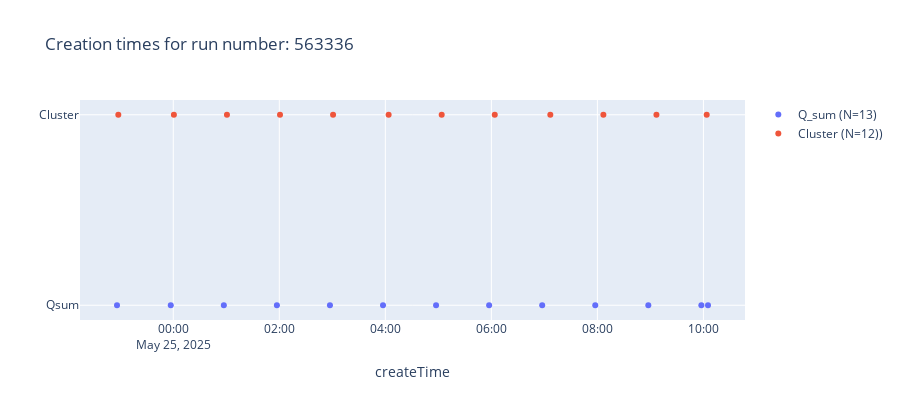
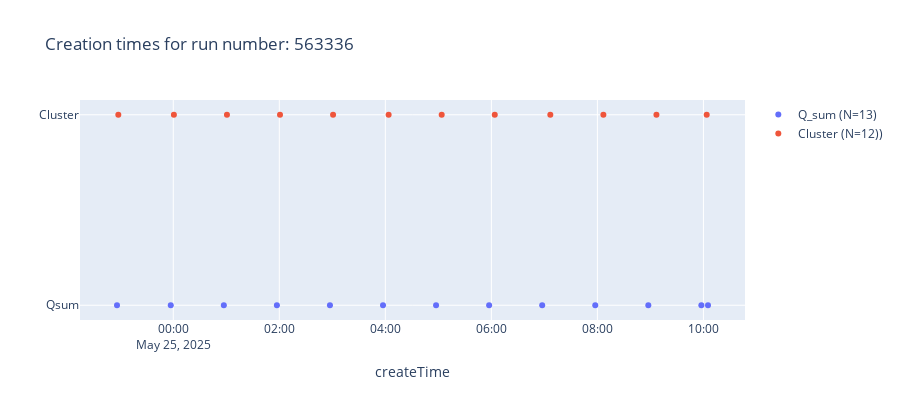
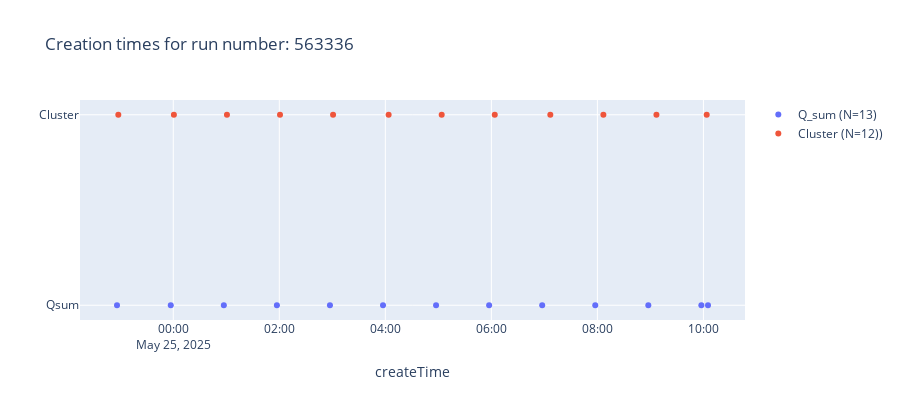

The notebook cell these images were saved under, in order:
### Markdown cell above
# Case 2 
### When N_Qsum > N_Cluster --> All clusters end up to remain, because of the overlap. --> We do a per Qsum scan for clusters.

### Code cell
import json 
import pandas as pd 
import os 
import math, os, sys, re
from pathlib import Path
from datetime import datetime

from array import array
import numpy as np
from tqdm.auto import tqdm 
import shutil 
import logging 

try:
    import ROOT 
except Exception as e:
    raise SystemExit("PyROOT import failed. Make sure your kernel uses the env with ROOT installed.\n" + str(e))

from utils import load_json_file_into_df, load_quality_summ_from_root_objects, config_logger, plot_qs_cluster_per_run_number

def filter_mo_based_on_quality_summaries(BASE_PATH, qcdb_mo_json_data_REL_PATH, bkkp_json_data_REL_PATH, qcdb_qs_mo_json_data_REL_PATH, qual_val_pairs, dst): 
    # metadata regards the versions of the objects 
    # an object is a path (ex. qc/TPC/MO/Clusters/c_Sides_N_Clusters), a version is one item in that path
    # mo could be an occupancy map, a cluster map, a graph etc. 
    mo_metadata = load_json_file_into_df(os.path.join(os.getcwd(), qcdb_mo_json_data_REL_PATH))    
    bkkp_filtered_runs =  load_json_file_into_df(os.path.join(os.getcwd(), bkkp_json_data_REL_PATH))   
    quality_summ_mo_metadata = load_json_file_into_df(os.path.join(os.getcwd(), qcdb_qs_mo_json_data_REL_PATH))    

    # Filter mo ex. cluster metadata based on wanted filters ex. the good runs loaded from book-keeping
        # Ensure same dtypes
    mo_metadata['RunNumber_int64'] = mo_metadata['RunNumber'].astype("int64") 
    quality_summ_mo_metadata['RunNumber_int64'] = mo_metadata['RunNumber'].astype("int64") 

    quality_summ_mo_metadata['RunNumber_int64'] = quality_summ_mo_metadata['RunNumber'].astype("int64") 
    bkkp_filtered_runs['runNumber_int64'] = bkkp_filtered_runs['runNumber']

        # Keep the MOs that exist in book-keeping 
    mo_metadata_bbkp_filtered = ( mo_metadata.loc[   mo_metadata['RunNumber_int64'].isin(bkkp_filtered_runs['runNumber_int64'])   ]
                                                .reset_index(drop=True) ) 

        # statistics to keep in mind 
    precentage = int(len(mo_metadata_bbkp_filtered) * 100/ len(mo_metadata))
    logger.info(f"{len(mo_metadata_bbkp_filtered)}/{len(mo_metadata)} or {precentage}% of cluster data (versions) are from the runs based on book-keeping filtering.")
    logger.info(f"The total number of runs taken into consideration from api bkkp limit --> {len(bkkp_filtered_runs)}")

    # Filter the mo ex. clusters FURTHER by a quality metric of the quality summaries loaded from qcdb 
    quality_dict = load_quality_summ_from_root_objects(filepath_of_root_objects= os.path.join(os.getcwd(), "qcdb_data/qc/TPC/MO/Q_O_physics/QualitySummary/"))

        # Chosen quality metric ex. Raw Occupancy quality is "Good"
    filtered_quality_summ_obj_names = [
        key 
        for key, value in quality_dict.items()
        if (
            not qual_val_pairs
            or all(value.get(q) == exp for q, exp in qual_val_pairs)
        )
    ]
        # stats
    logger.info(  f"{len(filtered_quality_summ_obj_names)}/{len(quality_dict)} quality summaries have the desired quality metrics {qual_val_pairs}")

        # However, the Root names are not the same across MOs! 
            # --> We need to correlate these objects with their corresponding Run Number and Creation Time (found on the object metadata)
    mask_metric = quality_summ_mo_metadata["fileName"].isin(filtered_quality_summ_obj_names)
    mask_runs = quality_summ_mo_metadata["RunNumber_int64"].isin(bkkp_filtered_runs["runNumber_int64"])


    quality_summ_mo_metadata_filtered = (
        quality_summ_mo_metadata[mask_metric & mask_runs]
        .reset_index(drop=True)
    )
        # stats
    logger.info(f"{len(quality_summ_mo_metadata_filtered)}/{len(quality_summ_mo_metadata)} or {int(len(quality_summ_mo_metadata_filtered) * 100 /len(quality_summ_mo_metadata))}% of quality summary objects have the specified filters.")

    ### CONCATENATE (put one on top of the other) the cluster data with the good quality summaries 
    # The only column they have in common is the 'RunNumber', so we group by it and then compare the creation times of the objects

    concat_mo_with_qsum_mo = pd.concat([mo_metadata_bbkp_filtered, quality_summ_mo_metadata_filtered], ignore_index=True)

    common_runs = set(mo_metadata_bbkp_filtered["RunNumber_int64"]).intersection(quality_summ_mo_metadata_filtered["RunNumber_int64"])
    logger.info(f"Number of commons runs between the mo and the quality summaries: {len(common_runs)}, Number of unique runs in mo data {len(set(mo_metadata_bbkp_filtered["RunNumber_int64"]))}, Number of unique runs in quality summaries {len(set(quality_summ_mo_metadata_filtered["RunNumber"]))}")

    concat_mo_with_qsum_mo = concat_mo_with_qsum_mo[ concat_mo_with_qsum_mo['RunNumber_int64'].isin(common_runs) ] 

    concat_mo_with_qsum_mo_group_by_run_number = concat_mo_with_qsum_mo.groupby("RunNumber_int64")
    n_groups = len(concat_mo_with_qsum_mo_group_by_run_number)
        
    # Create destination folder for the objects to keep
    os.makedirs(dst, exist_ok=True)

    global_idxs_saved = set()

    for _, group_df in tqdm(iterable=concat_mo_with_qsum_mo_group_by_run_number, total = n_groups, desc="Processing run groups"):
        
        mo_path = os.path.join(os.path.dirname(qcdb_mo_json_data_REL_PATH).replace("qcdb_data/", ""),
                                os.path.splitext(os.path.basename(qcdb_mo_json_data_REL_PATH))[0])

        qsum_path =os.path.join(os.path.dirname(qcdb_qs_mo_json_data_REL_PATH).replace("qcdb_data/", ""),
                                os.path.splitext(os.path.basename(qcdb_qs_mo_json_data_REL_PATH))[0])
        
        num_mo_objects = group_df.path.value_counts()[mo_path]
        num_qsum_mo_objects = group_df.path.value_counts()[qsum_path] 
        

        if num_mo_objects >=3 and num_qsum_mo_objects >= 3 and num_mo_objects < num_qsum_mo_objects:
                
                ref_times_series = group_df.loc[group_df["path"] == qsum_path, "createTime"]
                cl_times_series = group_df.loc[group_df["path"] == mo_path, "createTime"]
                
                for i in range(num_qsum_mo_objects): 
                    ref_time = ref_times_series.iloc[i] # ref times of qsum object! 
                    group_df[f"diff_min"] = (group_df["createTime"] - ref_time).abs() / 1000 / 60
                    
                    group_df["createTime_dt"] = pd.to_datetime(group_df["createTime"], unit="ms")
                    
                    # To debug and plot the cluster and quality summary timestamps
                    # logger.info("\n%s", group_df[["path", "RunNumber", "createTime_dt", f"diff_min"]])
                    plot_qs_cluster_per_run_number(ref_times_series, cl_times_series, group_df["RunNumber"].iloc[0])
                    
                    # only keep clusters that are within 10 min of the qsum ref time 
                    mask_valid = (group_df["path"] == mo_path) & (group_df[f"diff_min"]  < 10)

                    valid_idxs = group_df.index[mask_valid]
                    
                    logger.info(pd.to_datetime(ref_time, unit="ms"))
                    logger.info(group_df.loc[valid_idxs, "createTime_dt"])
                    logger.info(valid_idxs)
                    input()
                    #logger.info(valid_idxs)
                    
                    for idx in [i for i in valid_idxs if i not in global_idxs_saved]:
                        global_idxs_saved.add(idx)
                        fname = group_df.loc[idx, "fileName"]
                        continue
                        # src = os.path.join(
                        #     BASE_PATH,
                        #     qcdb_mo_json_data_REL_PATH.removesuffix(".json"),
                        #     fname,
                        # )
                        # shutil.copy(src, os.path.join(dst, fname))

                    group_df.drop('diff_min', axis=1, inplace=True)

        else:
            continue
            logger.critical("Either qsum or clusters don't exist.")
            print(group_df[["path", "RunNumber", "createTime"]])
            sys.exit(True)
            
    logger.info(f"{len(global_idxs_saved)}/{len(mo_metadata_bbkp_filtered)} total files were kept in the dst folder: {dst}")
    
    
    
if __name__ == '__main__': 

    logger = config_logger()
    BASE_PATH = os.getcwd()
    qcdb_mo_json_data_REL_PATH = "qcdb_data/qc/TPC/MO/Clusters/c_Sides_N_Clusters.json"
    bkkp_json_data_REL_PATH = "bkkp_data/runs_stable_beams_with_good_tpc_quality.json"
    qcdb_qs_mo_json_data_REL_PATH = "qcdb_data/qc/TPC/MO/Q_O_physics/QualitySummary.json"
    dest_folder = os.path.join(BASE_PATH, os.path.dirname(qcdb_mo_json_data_REL_PATH), "filtered_clusters")

    # qual_val_pairs = [("Raw occupancy quality","Good"), ("Cluster occupancy quality","Bad")]
    filter_mo_based_on_quality_summaries(BASE_PATH, qcdb_mo_json_data_REL_PATH, bkkp_json_data_REL_PATH, qcdb_qs_mo_json_data_REL_PATH, qual_val_pairs = [], dst=dest_folder)

### Figure 1 — Plotly figure (JSON) as saved in the notebook; plotly's stock layout.template omitted (floating-point values rounded to 4 significant figures)
{"data": [{"mode": "markers", "name": "Q_sum (N=13)", "type": "scatter", "x": ["2025-05-25T10:05:10.133000000", "2025-05-25T09:57:39.757000000", "2025-05-25T08:57:36.895000000", "2025-05-25T07:57:33.953000000", "2025-05-25T06:57:31.092000000", "2025-05-25T05:57:28.158000000", "2025-05-25T04:57:25.284000000", "2025-05-25T03:57:22.533000000", "2025-05-25T02:57:19.725000000", "2025-05-25T01:57:16.967000000", "2025-05-25T00:57:14.018000000", "2025-05-24T23:57:11.112000000", "2025-05-24T22:56:19.511000000"], "y": ["Qsum", "Qsum", "Qsum", "Qsum", "Qsum", "Qsum", "Qsum", "Qsum", "Qsum", "Qsum", "Qsum", "Qsum", "Qsum"]}, {"mode": "markers", "name": "Cluster (N=12))", "type": "scatter", "x": ["2025-05-25T10:03:41.860000000", "2025-05-25T09:06:49.019000000", "2025-05-25T08:06:46.010000000", "2025-05-25T07:06:43.154000000", "2025-05-25T06:03:50.201000000", "2025-05-25T05:03:47.052000000", "2025-05-25T04:03:44.155000000", "2025-05-25T03:00:51.195000000", "2025-05-25T02:00:48.363000000", "2025-05-25T01:00:45.401000000", "2025-05-25T00:00:42.358000000", "2025-05-24T22:57:49.323000000"], "y": ["Cluster", "Cluster", "Cluster", "Cluster", "Cluster", "Cluster", "Cluster", "Cluster", "Cluster", "Cluster", "Cluster", "Cluster"]}], "layout": {"height": 400, "title": {"text": "Creation times for run number: 563336"}, "xaxis": {"title": {"text": "createTime"}}, "yaxis": {"title": {"text": ""}}}}

### Figure 2 — Plotly figure (JSON) as saved in the notebook; plotly's stock layout.template omitted (floating-point values rounded to 4 significant figures)
{"data": [{"mode": "markers", "name": "Q_sum (N=13)", "type": "scatter", "x": ["2025-05-25T10:05:10.133000000", "2025-05-25T09:57:39.757000000", "2025-05-25T08:57:36.895000000", "2025-05-25T07:57:33.953000000", "2025-05-25T06:57:31.092000000", "2025-05-25T05:57:28.158000000", "2025-05-25T04:57:25.284000000", "2025-05-25T03:57:22.533000000", "2025-05-25T02:57:19.725000000", "2025-05-25T01:57:16.967000000", "2025-05-25T00:57:14.018000000", "2025-05-24T23:57:11.112000000", "2025-05-24T22:56:19.511000000"], "y": ["Qsum", "Qsum", "Qsum", "Qsum", "Qsum", "Qsum", "Qsum", "Qsum", "Qsum", "Qsum", "Qsum", "Qsum", "Qsum"]}, {"mode": "markers", "name": "Cluster (N=12))", "type": "scatter", "x": ["2025-05-25T10:03:41.860000000", "2025-05-25T09:06:49.019000000", "2025-05-25T08:06:46.010000000", "2025-05-25T07:06:43.154000000", "2025-05-25T06:03:50.201000000", "2025-05-25T05:03:47.052000000", "2025-05-25T04:03:44.155000000", "2025-05-25T03:00:51.195000000", "2025-05-25T02:00:48.363000000", "2025-05-25T01:00:45.401000000", "2025-05-25T00:00:42.358000000", "2025-05-24T22:57:49.323000000"], "y": ["Cluster", "Cluster", "Cluster", "Cluster", "Cluster", "Cluster", "Cluster", "Cluster", "Cluster", "Cluster", "Cluster", "Cluster"]}], "layout": {"height": 400, "title": {"text": "Creation times for run number: 563336"}, "xaxis": {"title": {"text": "createTime"}}, "yaxis": {"title": {"text": ""}}}}

### Figure 3 — Plotly figure (JSON) as saved in the notebook; plotly's stock layout.template omitted (floating-point values rounded to 4 significant figures)
{"data": [{"mode": "markers", "name": "Q_sum (N=13)", "type": "scatter", "x": ["2025-05-25T10:05:10.133000000", "2025-05-25T09:57:39.757000000", "2025-05-25T08:57:36.895000000", "2025-05-25T07:57:33.953000000", "2025-05-25T06:57:31.092000000", "2025-05-25T05:57:28.158000000", "2025-05-25T04:57:25.284000000", "2025-05-25T03:57:22.533000000", "2025-05-25T02:57:19.725000000", "2025-05-25T01:57:16.967000000", "2025-05-25T00:57:14.018000000", "2025-05-24T23:57:11.112000000", "2025-05-24T22:56:19.511000000"], "y": ["Qsum", "Qsum", "Qsum", "Qsum", "Qsum", "Qsum", "Qsum", "Qsum", "Qsum", "Qsum", "Qsum", "Qsum", "Qsum"]}, {"mode": "markers", "name": "Cluster (N=12))", "type": "scatter", "x": ["2025-05-25T10:03:41.860000000", "2025-05-25T09:06:49.019000000", "2025-05-25T08:06:46.010000000", "2025-05-25T07:06:43.154000000", "2025-05-25T06:03:50.201000000", "2025-05-25T05:03:47.052000000", "2025-05-25T04:03:44.155000000", "2025-05-25T03:00:51.195000000", "2025-05-25T02:00:48.363000000", "2025-05-25T01:00:45.401000000", "2025-05-25T00:00:42.358000000", "2025-05-24T22:57:49.323000000"], "y": ["Cluster", "Cluster", "Cluster", "Cluster", "Cluster", "Cluster", "Cluster", "Cluster", "Cluster", "Cluster", "Cluster", "Cluster"]}], "layout": {"height": 400, "title": {"text": "Creation times for run number: 563336"}, "xaxis": {"title": {"text": "createTime"}}, "yaxis": {"title": {"text": ""}}}}
